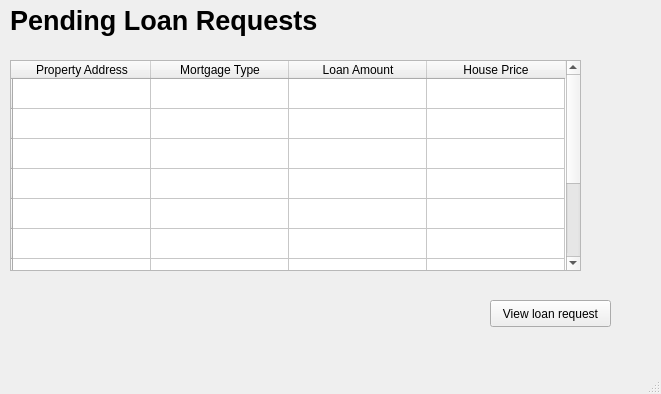
<?xml version="1.0" encoding="UTF-8"?>
<ui version="4.0">
 <class>MainWindow</class>
 <widget class="QMainWindow" name="MainWindow">
  <property name="geometry">
   <rect>
    <x>0</x>
    <y>0</y>
    <width>661</width>
    <height>394</height>
   </rect>
  </property>
  <property name="windowTitle">
   <string>MainWindow</string>
  </property>
  <widget class="QWidget" name="centralwidget">
   <widget class="QLabel" name="fiplr1_pending_loan_requests_label">
    <property name="geometry">
     <rect>
      <x>10</x>
      <y>0</y>
      <width>401</width>
      <height>41</height>
     </rect>
    </property>
    <property name="font">
     <font>
      <pointsize>20</pointsize>
      <weight>75</weight>
      <bold>true</bold>
     </font>
    </property>
    <property name="text">
     <string>Pending Loan Requests</string>
    </property>
   </widget>
   <widget class="QTableWidget" name="fiplr1_loan_requests_table">
    <property name="enabled">
     <bool>true</bool>
    </property>
    <property name="geometry">
     <rect>
      <x>10</x>
      <y>60</y>
      <width>571</width>
      <height>211</height>
     </rect>
    </property>
    <property name="maximumSize">
     <size>
      <width>571</width>
      <height>16777215</height>
     </size>
    </property>
    <attribute name="horizontalHeaderDefaultSectionSize">
     <number>138</number>
    </attribute>
    <attribute name="verticalHeaderDefaultSectionSize">
     <number>30</number>
    </attribute>
    <row>
     <property name="text">
      <string/>
     </property>
    </row>
    <row>
     <property name="text">
      <string/>
     </property>
    </row>
    <row>
     <property name="text">
      <string/>
     </property>
    </row>
    <row>
     <property name="text">
      <string/>
     </property>
    </row>
    <row>
     <property name="text">
      <string/>
     </property>
    </row>
    <row>
     <property name="text">
      <string/>
     </property>
    </row>
    <row>
     <property name="text">
      <string/>
     </property>
    </row>
    <row>
     <property name="text">
      <string/>
     </property>
    </row>
    <row>
     <property name="text">
      <string/>
     </property>
    </row>
    <row>
     <property name="text">
      <string/>
     </property>
    </row>
    <column>
     <property name="text">
      <string>Property Address</string>
     </property>
     <property name="font">
      <font>
       <kerning>true</kerning>
      </font>
     </property>
    </column>
    <column>
     <property name="text">
      <string>Mortgage Type</string>
     </property>
    </column>
    <column>
     <property name="text">
      <string>Loan Amount</string>
     </property>
    </column>
    <column>
     <property name="text">
      <string>House Price</string>
     </property>
    </column>
   </widget>
   <widget class="QPushButton" name="fiplr1_pushbutton">
    <property name="geometry">
     <rect>
      <x>490</x>
      <y>300</y>
      <width>121</width>
      <height>27</height>
     </rect>
    </property>
    <property name="text">
     <string>View loan request</string>
    </property>
   </widget>
  </widget>
  <widget class="QStatusBar" name="statusbar"/>
  <widget class="QMenuBar" name="menuBar">
   <property name="geometry">
    <rect>
     <x>0</x>
     <y>0</y>
     <width>661</width>
     <height>25</height>
    </rect>
   </property>
  </widget>
 </widget>
 <resources/>
 <connections/>
</ui>
